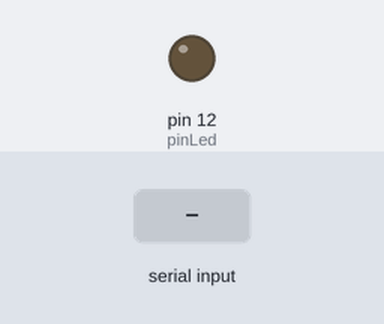
This sketch was run on a simulated Arduino Uno, built with avr-gcc and run on an emulated ATmega328P. Shown: output pins drawn as LEDs (lit = HIGH). Inputs (shaded band) come from the test bench. What the sketch prints to the serial monitor is not drawn.

Above: at 1.2 s.
1.3 s: "A" received over Serial
At 2.1 s:
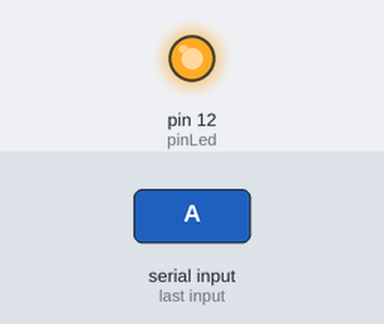
Timing chart, 0 to 4.3 s (numbered marks = the images above; inputs shaded):
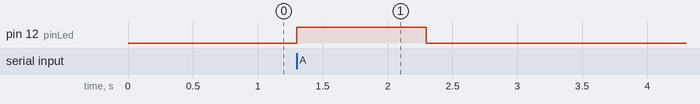

Measured:
- after the input at 1.3 s, pin 12 (pinLed): LOW → HIGH at once, → LOW 1.0 s later

The sketch:

05_serial_echo.ino
```cpp
int pinLed = 0;
void setup() {
  Serial.begin(115200);
  Serial.println("Serial Test !!");
  Serial.print("ECHO >> ");
  pinMode(12, OUTPUT);
  digitalWrite(pinLed, HIGH);
}

void loop() {
  char data;
  if(Serial.available() > 0) {
    data = Serial.read();
    switch (data) {
      case 'A':
        pinLed = 12;
        break;
      case 'B':
        pinLed = 11;
        break;
      case 'C':
        pinLed = 10;
        break;
      case 'D':
        pinLed = 9;
        break;
      case 'E':
        pinLed = 8;
        break;
      case 'F':
        pinLed = 7;
        break;
      case 'G':
        pinLed = 6;
        break;
      case 'H':
        pinLed = 5;
        break;
    }

    digitalWrite(pinLed, HIGH);
    delay(1000);
    digitalWrite(pinLed, LOW);
    delay(1000);
  }
}
```
